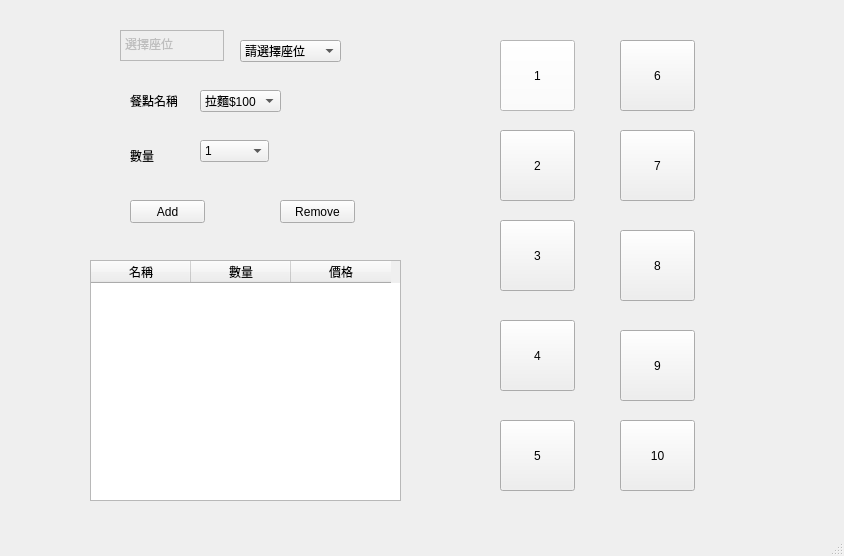
<?xml version="1.0" encoding="UTF-8"?>
<ui version="4.0">
 <class>UserManage</class>
 <widget class="QMainWindow" name="UserManage">
  <property name="geometry">
   <rect>
    <x>0</x>
    <y>0</y>
    <width>844</width>
    <height>556</height>
   </rect>
  </property>
  <property name="windowTitle">
   <string>MainWindow</string>
  </property>
  <widget class="QWidget" name="centralwidget">
   <widget class="QPushButton" name="pushButton">
    <property name="geometry">
     <rect>
      <x>500</x>
      <y>40</y>
      <width>75</width>
      <height>71</height>
     </rect>
    </property>
    <property name="palette">
     <palette>
      <active>
       <colorrole role="WindowText">
        <brush brushstyle="SolidPattern">
         <color alpha="255">
          <red>0</red>
          <green>0</green>
          <blue>0</blue>
         </color>
        </brush>
       </colorrole>
       <colorrole role="Button">
        <brush brushstyle="SolidPattern">
         <color alpha="255">
          <red>255</red>
          <green>255</green>
          <blue>255</blue>
         </color>
        </brush>
       </colorrole>
       <colorrole role="Light">
        <brush brushstyle="SolidPattern">
         <color alpha="255">
          <red>255</red>
          <green>255</green>
          <blue>255</blue>
         </color>
        </brush>
       </colorrole>
       <colorrole role="Midlight">
        <brush brushstyle="SolidPattern">
         <color alpha="255">
          <red>255</red>
          <green>255</green>
          <blue>255</blue>
         </color>
        </brush>
       </colorrole>
       <colorrole role="Dark">
        <brush brushstyle="SolidPattern">
         <color alpha="255">
          <red>127</red>
          <green>127</green>
          <blue>127</blue>
         </color>
        </brush>
       </colorrole>
       <colorrole role="Mid">
        <brush brushstyle="SolidPattern">
         <color alpha="255">
          <red>170</red>
          <green>170</green>
          <blue>170</blue>
         </color>
        </brush>
       </colorrole>
       <colorrole role="Text">
        <brush brushstyle="SolidPattern">
         <color alpha="255">
          <red>0</red>
          <green>0</green>
          <blue>0</blue>
         </color>
        </brush>
       </colorrole>
       <colorrole role="BrightText">
        <brush brushstyle="SolidPattern">
         <color alpha="255">
          <red>255</red>
          <green>255</green>
          <blue>255</blue>
         </color>
        </brush>
       </colorrole>
       <colorrole role="ButtonText">
        <brush brushstyle="SolidPattern">
         <color alpha="255">
          <red>0</red>
          <green>0</green>
          <blue>0</blue>
         </color>
        </brush>
       </colorrole>
       <colorrole role="Base">
        <brush brushstyle="SolidPattern">
         <color alpha="255">
          <red>255</red>
          <green>255</green>
          <blue>255</blue>
         </color>
        </brush>
       </colorrole>
       <colorrole role="Window">
        <brush brushstyle="SolidPattern">
         <color alpha="255">
          <red>255</red>
          <green>255</green>
          <blue>255</blue>
         </color>
        </brush>
       </colorrole>
       <colorrole role="Shadow">
        <brush brushstyle="SolidPattern">
         <color alpha="255">
          <red>0</red>
          <green>0</green>
          <blue>0</blue>
         </color>
        </brush>
       </colorrole>
       <colorrole role="AlternateBase">
        <brush brushstyle="SolidPattern">
         <color alpha="255">
          <red>255</red>
          <green>255</green>
          <blue>255</blue>
         </color>
        </brush>
       </colorrole>
       <colorrole role="ToolTipBase">
        <brush brushstyle="SolidPattern">
         <color alpha="255">
          <red>255</red>
          <green>255</green>
          <blue>220</blue>
         </color>
        </brush>
       </colorrole>
       <colorrole role="ToolTipText">
        <brush brushstyle="SolidPattern">
         <color alpha="255">
          <red>0</red>
          <green>0</green>
          <blue>0</blue>
         </color>
        </brush>
       </colorrole>
       <colorrole role="PlaceholderText">
        <brush brushstyle="SolidPattern">
         <color alpha="128">
          <red>0</red>
          <green>0</green>
          <blue>0</blue>
         </color>
        </brush>
       </colorrole>
      </active>
      <inactive>
       <colorrole role="WindowText">
        <brush brushstyle="SolidPattern">
         <color alpha="255">
          <red>0</red>
          <green>0</green>
          <blue>0</blue>
         </color>
        </brush>
       </colorrole>
       <colorrole role="Button">
        <brush brushstyle="SolidPattern">
         <color alpha="255">
          <red>255</red>
          <green>255</green>
          <blue>255</blue>
         </color>
        </brush>
       </colorrole>
       <colorrole role="Light">
        <brush brushstyle="SolidPattern">
         <color alpha="255">
          <red>255</red>
          <green>255</green>
          <blue>255</blue>
         </color>
        </brush>
       </colorrole>
       <colorrole role="Midlight">
        <brush brushstyle="SolidPattern">
         <color alpha="255">
          <red>255</red>
          <green>255</green>
          <blue>255</blue>
         </color>
        </brush>
       </colorrole>
       <colorrole role="Dark">
        <brush brushstyle="SolidPattern">
         <color alpha="255">
          <red>127</red>
          <green>127</green>
          <blue>127</blue>
         </color>
        </brush>
       </colorrole>
       <colorrole role="Mid">
        <brush brushstyle="SolidPattern">
         <color alpha="255">
          <red>170</red>
          <green>170</green>
          <blue>170</blue>
         </color>
        </brush>
       </colorrole>
       <colorrole role="Text">
        <brush brushstyle="SolidPattern">
         <color alpha="255">
          <red>0</red>
          <green>0</green>
          <blue>0</blue>
         </color>
        </brush>
       </colorrole>
       <colorrole role="BrightText">
        <brush brushstyle="SolidPattern">
         <color alpha="255">
          <red>255</red>
          <green>255</green>
          <blue>255</blue>
         </color>
        </brush>
       </colorrole>
       <colorrole role="ButtonText">
        <brush brushstyle="SolidPattern">
         <color alpha="255">
          <red>0</red>
          <green>0</green>
          <blue>0</blue>
         </color>
        </brush>
       </colorrole>
       <colorrole role="Base">
        <brush brushstyle="SolidPattern">
         <color alpha="255">
          <red>255</red>
          <green>255</green>
          <blue>255</blue>
         </color>
        </brush>
       </colorrole>
       <colorrole role="Window">
        <brush brushstyle="SolidPattern">
         <color alpha="255">
          <red>255</red>
          <green>255</green>
          <blue>255</blue>
         </color>
        </brush>
       </colorrole>
       <colorrole role="Shadow">
        <brush brushstyle="SolidPattern">
         <color alpha="255">
          <red>0</red>
          <green>0</green>
          <blue>0</blue>
         </color>
        </brush>
       </colorrole>
       <colorrole role="AlternateBase">
        <brush brushstyle="SolidPattern">
         <color alpha="255">
          <red>255</red>
          <green>255</green>
          <blue>255</blue>
         </color>
        </brush>
       </colorrole>
       <colorrole role="ToolTipBase">
        <brush brushstyle="SolidPattern">
         <color alpha="255">
          <red>255</red>
          <green>255</green>
          <blue>220</blue>
         </color>
        </brush>
       </colorrole>
       <colorrole role="ToolTipText">
        <brush brushstyle="SolidPattern">
         <color alpha="255">
          <red>0</red>
          <green>0</green>
          <blue>0</blue>
         </color>
        </brush>
       </colorrole>
       <colorrole role="PlaceholderText">
        <brush brushstyle="SolidPattern">
         <color alpha="128">
          <red>0</red>
          <green>0</green>
          <blue>0</blue>
         </color>
        </brush>
       </colorrole>
      </inactive>
      <disabled>
       <colorrole role="WindowText">
        <brush brushstyle="SolidPattern">
         <color alpha="255">
          <red>127</red>
          <green>127</green>
          <blue>127</blue>
         </color>
        </brush>
       </colorrole>
       <colorrole role="Button">
        <brush brushstyle="SolidPattern">
         <color alpha="255">
          <red>255</red>
          <green>255</green>
          <blue>255</blue>
         </color>
        </brush>
       </colorrole>
       <colorrole role="Light">
        <brush brushstyle="SolidPattern">
         <color alpha="255">
          <red>255</red>
          <green>255</green>
          <blue>255</blue>
         </color>
        </brush>
       </colorrole>
       <colorrole role="Midlight">
        <brush brushstyle="SolidPattern">
         <color alpha="255">
          <red>255</red>
          <green>255</green>
          <blue>255</blue>
         </color>
        </brush>
       </colorrole>
       <colorrole role="Dark">
        <brush brushstyle="SolidPattern">
         <color alpha="255">
          <red>127</red>
          <green>127</green>
          <blue>127</blue>
         </color>
        </brush>
       </colorrole>
       <colorrole role="Mid">
        <brush brushstyle="SolidPattern">
         <color alpha="255">
          <red>170</red>
          <green>170</green>
          <blue>170</blue>
         </color>
        </brush>
       </colorrole>
       <colorrole role="Text">
        <brush brushstyle="SolidPattern">
         <color alpha="255">
          <red>127</red>
          <green>127</green>
          <blue>127</blue>
         </color>
        </brush>
       </colorrole>
       <colorrole role="BrightText">
        <brush brushstyle="SolidPattern">
         <color alpha="255">
          <red>255</red>
          <green>255</green>
          <blue>255</blue>
         </color>
        </brush>
       </colorrole>
       <colorrole role="ButtonText">
        <brush brushstyle="SolidPattern">
         <color alpha="255">
          <red>127</red>
          <green>127</green>
          <blue>127</blue>
         </color>
        </brush>
       </colorrole>
       <colorrole role="Base">
        <brush brushstyle="SolidPattern">
         <color alpha="255">
          <red>255</red>
          <green>255</green>
          <blue>255</blue>
         </color>
        </brush>
       </colorrole>
       <colorrole role="Window">
        <brush brushstyle="SolidPattern">
         <color alpha="255">
          <red>255</red>
          <green>255</green>
          <blue>255</blue>
         </color>
        </brush>
       </colorrole>
       <colorrole role="Shadow">
        <brush brushstyle="SolidPattern">
         <color alpha="255">
          <red>0</red>
          <green>0</green>
          <blue>0</blue>
         </color>
        </brush>
       </colorrole>
       <colorrole role="AlternateBase">
        <brush brushstyle="SolidPattern">
         <color alpha="255">
          <red>255</red>
          <green>255</green>
          <blue>255</blue>
         </color>
        </brush>
       </colorrole>
       <colorrole role="ToolTipBase">
        <brush brushstyle="SolidPattern">
         <color alpha="255">
          <red>255</red>
          <green>255</green>
          <blue>220</blue>
         </color>
        </brush>
       </colorrole>
       <colorrole role="ToolTipText">
        <brush brushstyle="SolidPattern">
         <color alpha="255">
          <red>0</red>
          <green>0</green>
          <blue>0</blue>
         </color>
        </brush>
       </colorrole>
       <colorrole role="PlaceholderText">
        <brush brushstyle="SolidPattern">
         <color alpha="128">
          <red>0</red>
          <green>0</green>
          <blue>0</blue>
         </color>
        </brush>
       </colorrole>
      </disabled>
     </palette>
    </property>
    <property name="mouseTracking">
     <bool>false</bool>
    </property>
    <property name="tabletTracking">
     <bool>false</bool>
    </property>
    <property name="styleSheet">
     <string notr="true"/>
    </property>
    <property name="text">
     <string>1</string>
    </property>
   </widget>
   <widget class="QPushButton" name="pushButton_2">
    <property name="geometry">
     <rect>
      <x>500</x>
      <y>130</y>
      <width>75</width>
      <height>71</height>
     </rect>
    </property>
    <property name="text">
     <string>2</string>
    </property>
   </widget>
   <widget class="QPushButton" name="pushButton_3">
    <property name="geometry">
     <rect>
      <x>500</x>
      <y>220</y>
      <width>75</width>
      <height>71</height>
     </rect>
    </property>
    <property name="text">
     <string>3</string>
    </property>
   </widget>
   <widget class="QPushButton" name="pushButton_4">
    <property name="geometry">
     <rect>
      <x>500</x>
      <y>320</y>
      <width>75</width>
      <height>71</height>
     </rect>
    </property>
    <property name="text">
     <string>4</string>
    </property>
   </widget>
   <widget class="QPushButton" name="pushButton_5">
    <property name="geometry">
     <rect>
      <x>500</x>
      <y>420</y>
      <width>75</width>
      <height>71</height>
     </rect>
    </property>
    <property name="text">
     <string>5</string>
    </property>
   </widget>
   <widget class="QPushButton" name="pushButton_6">
    <property name="geometry">
     <rect>
      <x>620</x>
      <y>40</y>
      <width>75</width>
      <height>71</height>
     </rect>
    </property>
    <property name="text">
     <string>6</string>
    </property>
   </widget>
   <widget class="QPushButton" name="pushButton_7">
    <property name="geometry">
     <rect>
      <x>620</x>
      <y>130</y>
      <width>75</width>
      <height>71</height>
     </rect>
    </property>
    <property name="text">
     <string>7</string>
    </property>
   </widget>
   <widget class="QPushButton" name="pushButton_8">
    <property name="geometry">
     <rect>
      <x>620</x>
      <y>230</y>
      <width>75</width>
      <height>71</height>
     </rect>
    </property>
    <property name="text">
     <string>8</string>
    </property>
   </widget>
   <widget class="QPushButton" name="pushButton_9">
    <property name="geometry">
     <rect>
      <x>620</x>
      <y>330</y>
      <width>75</width>
      <height>71</height>
     </rect>
    </property>
    <property name="text">
     <string>9</string>
    </property>
   </widget>
   <widget class="QPushButton" name="pushButton_10">
    <property name="geometry">
     <rect>
      <x>620</x>
      <y>420</y>
      <width>75</width>
      <height>71</height>
     </rect>
    </property>
    <property name="text">
     <string>10</string>
    </property>
   </widget>
   <widget class="QPlainTextEdit" name="plainTextEdit">
    <property name="enabled">
     <bool>false</bool>
    </property>
    <property name="geometry">
     <rect>
      <x>120</x>
      <y>30</y>
      <width>104</width>
      <height>31</height>
     </rect>
    </property>
    <property name="plainText">
     <string>選擇座位</string>
    </property>
   </widget>
   <widget class="QComboBox" name="comboBox">
    <property name="geometry">
     <rect>
      <x>240</x>
      <y>40</y>
      <width>101</width>
      <height>22</height>
     </rect>
    </property>
    <property name="currentText">
     <string>請選擇座位</string>
    </property>
    <item>
     <property name="text">
      <string>請選擇座位</string>
     </property>
    </item>
    <item>
     <property name="text">
      <string>1</string>
     </property>
    </item>
    <item>
     <property name="text">
      <string>2</string>
     </property>
    </item>
    <item>
     <property name="text">
      <string>3</string>
     </property>
    </item>
    <item>
     <property name="text">
      <string>4</string>
     </property>
    </item>
    <item>
     <property name="text">
      <string>5</string>
     </property>
    </item>
    <item>
     <property name="text">
      <string>6</string>
     </property>
    </item>
    <item>
     <property name="text">
      <string>7</string>
     </property>
    </item>
    <item>
     <property name="text">
      <string>8</string>
     </property>
    </item>
    <item>
     <property name="text">
      <string>9</string>
     </property>
    </item>
    <item>
     <property name="text">
      <string>10</string>
     </property>
    </item>
   </widget>
   <widget class="QLabel" name="label">
    <property name="geometry">
     <rect>
      <x>130</x>
      <y>150</y>
      <width>47</width>
      <height>12</height>
     </rect>
    </property>
    <property name="text">
     <string>數量</string>
    </property>
   </widget>
   <widget class="QLabel" name="label_2">
    <property name="geometry">
     <rect>
      <x>130</x>
      <y>90</y>
      <width>47</width>
      <height>21</height>
     </rect>
    </property>
    <property name="text">
     <string>餐點名稱</string>
    </property>
   </widget>
   <widget class="QComboBox" name="comboBox_2">
    <property name="geometry">
     <rect>
      <x>200</x>
      <y>90</y>
      <width>81</width>
      <height>22</height>
     </rect>
    </property>
    <item>
     <property name="text">
      <string>拉麵$100</string>
     </property>
    </item>
    <item>
     <property name="text">
      <string>飯$10</string>
     </property>
    </item>
   </widget>
   <widget class="QComboBox" name="comboBox_3">
    <property name="geometry">
     <rect>
      <x>200</x>
      <y>140</y>
      <width>69</width>
      <height>22</height>
     </rect>
    </property>
    <item>
     <property name="text">
      <string>1</string>
     </property>
    </item>
    <item>
     <property name="text">
      <string>2</string>
     </property>
    </item>
    <item>
     <property name="text">
      <string>3</string>
     </property>
    </item>
   </widget>
   <widget class="QPushButton" name="pushButton_11">
    <property name="geometry">
     <rect>
      <x>130</x>
      <y>200</y>
      <width>75</width>
      <height>23</height>
     </rect>
    </property>
    <property name="text">
     <string>Add</string>
    </property>
   </widget>
   <widget class="QPushButton" name="pushButton_12">
    <property name="geometry">
     <rect>
      <x>280</x>
      <y>200</y>
      <width>75</width>
      <height>23</height>
     </rect>
    </property>
    <property name="text">
     <string>Remove</string>
    </property>
   </widget>
   <widget class="QTableWidget" name="tableWidget">
    <property name="geometry">
     <rect>
      <x>90</x>
      <y>260</y>
      <width>311</width>
      <height>241</height>
     </rect>
    </property>
    <column>
     <property name="text">
      <string>名稱</string>
     </property>
    </column>
    <column>
     <property name="text">
      <string>數量</string>
     </property>
    </column>
    <column>
     <property name="text">
      <string>價格</string>
     </property>
    </column>
   </widget>
  </widget>
  <widget class="QMenuBar" name="menubar">
   <property name="geometry">
    <rect>
     <x>0</x>
     <y>0</y>
     <width>844</width>
     <height>21</height>
    </rect>
   </property>
  </widget>
  <widget class="QStatusBar" name="statusbar"/>
 </widget>
 <resources/>
 <connections/>
</ui>
